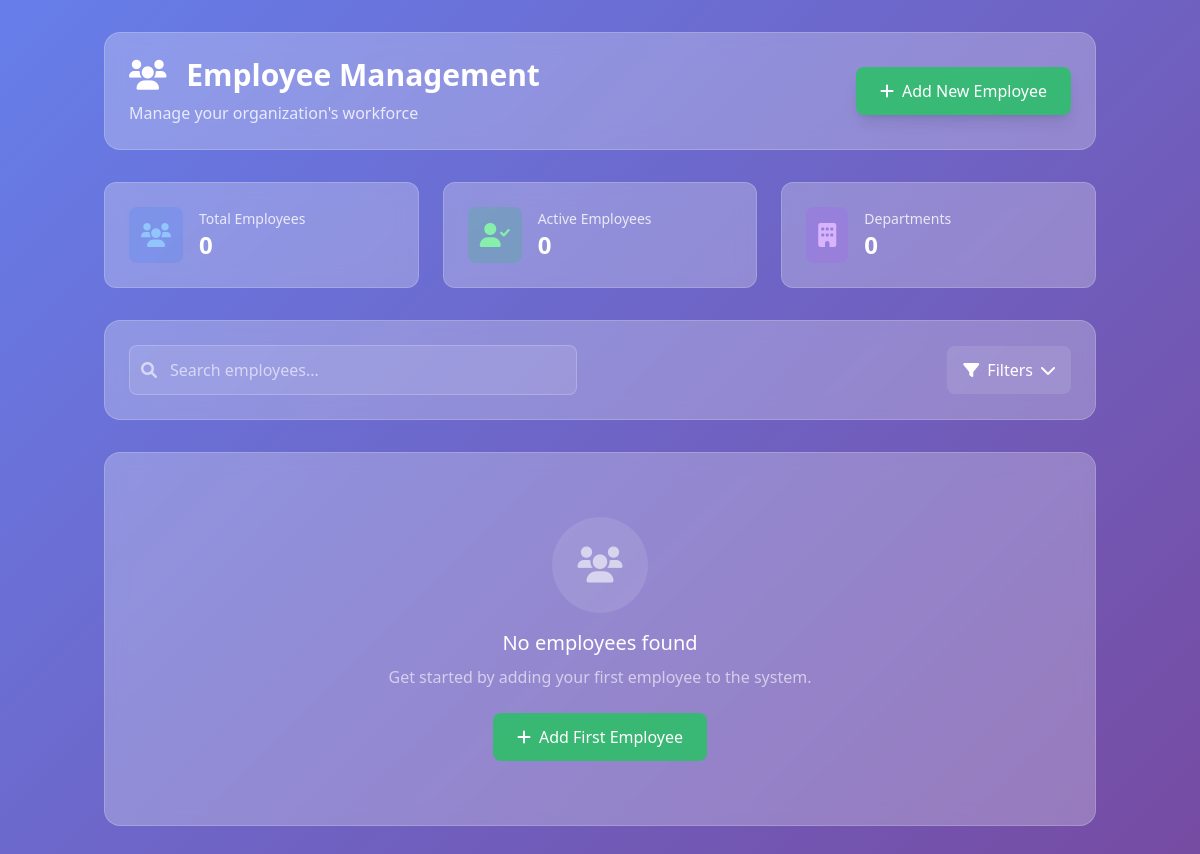
/employees/, run on an earlier commit of the app's database.
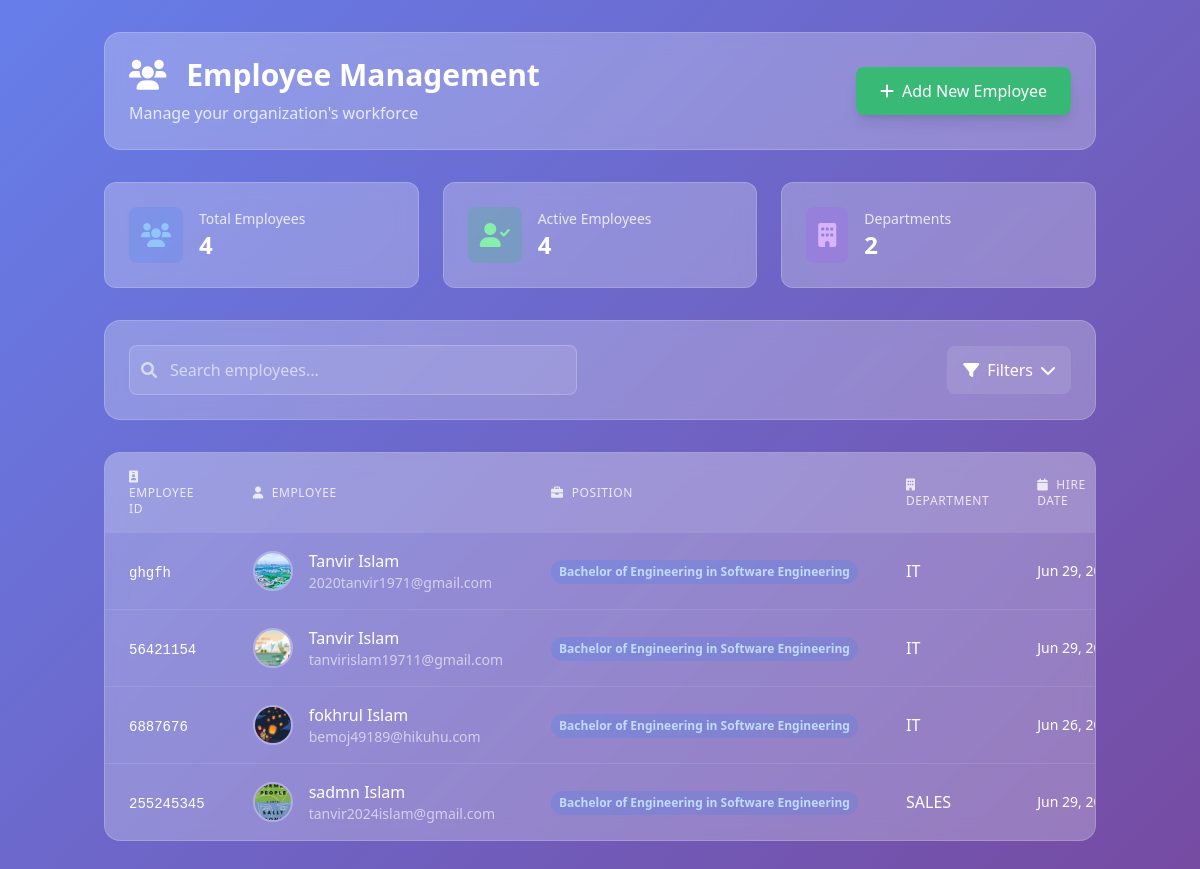
And on a later commit of the database.
### Home/models.py (models this page shows, shortened)
class baseModel(models.Model):
    created_at = models.DateTimeField(auto_now_add=True)
    updated_at = models.DateTimeField(auto_now=True)
    class Meta:
        abstract = True

class Employee(baseModel):
    DEPARTMENT_CHOICES = [
        ('HR', 'Human Resources'),
        ('IT', 'Information Technology'),
        ('FINANCE', 'Finance'),
        ('MARKETING', 'Marketing'),
        ('SALES', 'Sales'),
        ('OPERATIONS', 'Operations'),
        ('ENGINEERING', 'Engineering'),
        ('SUPPORT', 'Customer Support'),
        ('ADMIN', 'Administration'),
        ('OTHER', 'Other'),
    ]
    EMPLOYMENT_STATUS = [
        ('FULL_TIME', 'Full Time'),
        ('PART_TIME', 'Part Time'),
        ('CONTRACT', 'Contract'),
        ('INTERN', 'Intern'),
        ('FREELANCE', 'Freelance'),
    ]
    company = models.ForeignKey(CompanyInformation, on_delete=models.CASCADE, related_name='employees', verbose_name="Company")
    first_name = models.CharField(max_length=100, verbose_name="First Name")
    last_name = models.CharField(max_length=100, verbose_name="Last Name")
    email = models.EmailField(max_length=255, verbose_name="Employee Email", unique=True)
    phone = models.CharField(max_length=20, verbose_name="Phone Number", blank=True, null=True)
    employee_id = models.CharField(max_length=50, verbose_name="Employee ID", unique=True)
    position = models.CharField(max_length=100, verbose_name="Job Position")
    department = models.CharField(max_length=20, choices=DEPARTMENT_CHOICES, verbose_name="Department")
    employment_status = models.CharField(max_length=20, choices=EMPLOYMENT_STATUS, default='FULL_TIME', verbose_name="Employment Status")
    salary = models.DecimalField(max_digits=10, decimal_places=2, verbose_name="Salary", blank=True, null=True)
    hire_date = models.DateField(verbose_name="Hire Date")
    birth_date = models.DateField(verbose_name="Birth Date", blank=True, null=True)
    address = models.TextField(verbose_name="Address", blank=True, null=True)
    emergency_contact = models.CharField(max_length=100, verbose_name="Emergency Contact", blank=True, null=True)
    emergency_phone = models.CharField(max_length=20, verbose_name="Emergency Phone", blank=True, null=True)
    profile_picture = models.ImageField(upload_to='employees/', verbose_name="Profile Picture", blank=True, null=True)
    is_active = models.BooleanField(default=True, verbose_name="Is Active")
    notes = models.TextField(verbose_name="Notes", blank=True, null=True)
    class Meta:
        verbose_name = "Employee"
        verbose_name_plural = "Employees"
        ordering = ['last_name', 'first_name']

### Home/views.py (the view)
# urls.py: path('employees/', views.EmployeeList.as_view(), name='employee_list'),
class EmployeeList(ListView):
    model = Employee
    template_name = 'employee_list.html'
    context_object_name = 'employees'
    paginate_by = 20
    def get_queryset(self):
        return Employee.objects.select_related('company')
    def get_context_data(self, **kwargs):
        context = super().get_context_data(**kwargs)
        all_employees = Employee.objects.select_related('company').all()
        employees_data = []
        for employee in all_employees:
            emp_dict = model_to_dict(employee)
            emp_dict['hire_date'] = employee.hire_date.isoformat() if employee.hire_date else None
            emp_dict['birth_date'] = employee.birth_date.isoformat() if employee.birth_date else None
            emp_dict['salary'] = float(employee.salary) if employee.salary else None
            if employee.profile_picture:
                emp_dict['profile_picture'] = employee.profile_picture.url
            else:
                emp_dict['profile_picture'] = None
            if employee.company:
                emp_dict['company_name'] = employee.company.name
            else:
                emp_dict['company_name'] = None
            emp_dict['is_active'] = bool(employee.is_active)
            employees_data.append(emp_dict)
        context['employees_json'] = json.dumps(employees_data)
        return context

### Home/templates/employee_list.html (shortened to what this page needs)
<!DOCTYPE html>
<html lang="en">
<head>
    <script src="https://cdn.tailwindcss.com"></script>
    <link href="https://cdnjs.cloudflare.com/ajax/libs/font-awesome/6.0.0/css/all.min.css" rel="stylesheet">
</head>
<body class="gradient-bg min-h-screen">
    <div class="container mx-auto px-4 py-8">
        <div class="glass-effect rounded-2xl p-6 mb-8 card-hover">
            <div class="flex flex-col sm:flex-row justify-between items-start sm:items-center gap-4">
                <div>
                    <h1 class="text-3xl font-bold text-white mb-2">
                        <i class="fas fa-users mr-3"></i>
                        Employee Management
                    </h1>
                    <p class="text-white/80">Manage your organization's workforce</p>
                </div>
                <a href="{% url 'home:employee_add' %}"
                   class="inline-flex items-center px-6 py-3 bg-green-500/80 hover:bg-green-600 text-white font-medium rounded-lg transition-all duration-300 btn-hover shadow-lg">
                    <i class="fas fa-plus mr-2"></i>
                    Add New Employee
                </a>
            </div>
        </div>
        <div class="grid grid-cols-1 md:grid-cols-3 gap-6 mb-8">
            <div class="glass-effect rounded-xl p-6 card-hover">
                <div class="flex items-center">
                    <div class="p-3 bg-blue-500/20 rounded-lg">
                        <i class="fas fa-users text-2xl text-blue-300"></i>
                    </div>
                    <div class="ml-4">
                        <p class="text-white/80 text-sm">Total Employees</p>
                        <p class="text-2xl font-bold text-white">{{ employees|length }}</p>
                    </div>
                </div>
            </div>
            <div class="glass-effect rounded-xl p-6 card-hover">
                <div class="flex items-center">
                    <div class="p-3 bg-green-500/20 rounded-lg">
                        <i class="fas fa-user-check text-2xl text-green-300"></i>
                    </div>
                    <div class="ml-4">
                        <p class="text-white/80 text-sm">Active Employees</p>
                        <p class="text-2xl font-bold text-white">{{ employees|length }}</p>
                    </div>
                </div>
            </div>
            <div class="glass-effect rounded-xl p-6 card-hover">
                <div class="flex items-center">
                    <div class="p-3 bg-purple-500/20 rounded-lg">
                        <i class="fas fa-building text-2xl text-purple-300"></i>
                    </div>
                    <div class="ml-4">
                        <p class="text-white/80 text-sm">Departments</p>
                        <p class="text-2xl font-bold text-white">{% regroup employees by department as department_list %}{{ department_list|length }}</p>
                    </div>
                </div>
            </div>
        </div>
        <div class="glass-effect rounded-2xl p-6 mb-8 card-hover" x-data="{ showFilters: false }">
            <div class="flex flex-col lg:flex-row gap-4 items-center justify-between">
                <div class="flex-1 max-w-md">
                    <div class="relative">
                        <input type="text"
                               placeholder="Search employees..."
                               class="w-full pl-10 pr-4 py-3 bg-white/10 border border-white/20 rounded-lg text-white placeholder-white/60 focus:outline-none focus:ring-2 focus:ring-blue-400 focus:border-transparent">
                        <i class="fas fa-search absolute left-3 top-1/2 transform -translate-y-1/2 text-white/60"></i>
                    </div>
                </div>
                <button @click="showFilters = !showFilters"
                        class="inline-flex items-center px-4 py-3 bg-white/10 hover:bg-white/20 text-white rounded-lg transition-all duration-300">
                    <i class="fas fa-filter mr-2"></i>
                    Filters
                    <i class="fas fa-chevron-down ml-2 transform transition-transform" :class="{'rotate-180': showFilters}"></i>
                </button>
            </div>
                        {% regroup employees by department as department_list %}
        </div>
        <div class="glass-effect rounded-2xl overflow-hidden card-hover">
            {% if employees %}
                <div class="hidden lg:block overflow-x-auto">
                    <table class="min-w-full">
                        <thead class="bg-white/10">
                            <tr>
                                <th scope="col" class="px-6 py-4 text-left text-xs font-medium text-white/80 uppercase tracking-wider">
                                    <i class="fas fa-id-badge mr-2"></i>Employee ID
                                </th>
                                <th scope="col" class="px-6 py-4 text-left text-xs font-medium text-white/80 uppercase tracking-wider">
                                    <i class="fas fa-user mr-2"></i>Employee
                                </th>
                                <th scope="col" class="px-6 py-4 text-left text-xs font-medium text-white/80 uppercase tracking-wider">
                                    <i class="fas fa-briefcase mr-2"></i>Position
                                </th>
                                <th scope="col" class="px-6 py-4 text-left text-xs font-medium text-white/80 uppercase tracking-wider">
                                    <i class="fas fa-building mr-2"></i>Department
                                </th>
                                <th scope="col" class="px-6 py-4 text-left text-xs font-medium text-white/80 uppercase tracking-wider">
                                    <i class="fas fa-calendar mr-2"></i>Hire Date
                                </th>
                            </tr>
                        </thead>
                        <tbody class="divide-y divide-white/10">
                            {% for employee in employees %}
                            <tr class="table-row transition-colors duration-200">
                                <td class="px-6 py-4 whitespace-nowrap">
                                    <span class="text-white font-mono text-sm">{{ employee.employee_id }}</span>
                                </td>
                                <td class="px-6 py-4 whitespace-nowrap">
                                    <div class="flex items-center">
                                        <div class="flex-shrink-0 h-10 w-10">
                                            {% if employee.profile_picture %}
                                                <img class="h-10 w-10 rounded-full object-cover border-2 border-white/30"
                                                     src="{{ employee.profile_picture.url }}"
                                                     alt="{{ employee.first_name }} {{ employee.last_name }}">
                                            {% else %}
                                                <div class="h-10 w-10 rounded-full bg-gradient-to-br from-blue-400 to-purple-500 flex items-center justify-center border-2 border-white/30">
                                                    <span class="text-white font-medium text-sm">{{ employee.first_name|first }}{{ employee.last_name|first }}</span>
                                                </div>
                                            {% endif %}
                                        </div>
                                        <div class="ml-4">
                                            <div class="text-white font-medium">{{ employee.first_name }} {{ employee.last_name }}</div>
                                            <div class="text-white/60 text-sm">{{ employee.email|default:"No email" }}</div>
                                        </div>
                                    </div>
                                </td>
                                <td class="px-6 py-4 whitespace-nowrap">
                                    <span class="inline-flex px-2 py-1 text-xs font-semibold rounded-full bg-blue-500/20 text-blue-200">
                                        {{ employee.position }}
                                    </span>
                                </td>
                                <td class="px-6 py-4 whitespace-nowrap text-white">
                                    {{ employee.department|default:"Not assigned" }}
                                </td>
                                <td class="px-6 py-4 whitespace-nowrap text-white text-sm">
                                    {{ employee.hire_date|date:"M d, Y" }}
                                </td>
                            </tr>
                            {% endfor %}
                        </tbody>
                    </table>
                </div>
            {% else %}
                <div class="text-center py-16">
                    <div class="w-24 h-24 bg-white/10 rounded-full flex items-center justify-center mx-auto mb-4">
                        <i class="fas fa-users text-4xl text-white/60"></i>
                    </div>
                    <h3 class="text-xl font-medium text-white mb-2">No employees found</h3>
                    <p class="text-white/60 mb-6">Get started by adding your first employee to the system.</p>
                    <a href="{% url 'home:employee_add' %}"
                       class="inline-flex items-center px-6 py-3 bg-green-500/80 hover:bg-green-600 text-white font-medium rounded-lg transition-all duration-300 btn-hover">
                        <i class="fas fa-plus mr-2"></i>
                        Add First Employee
                    </a>
                </div>
            {% endif %}
        </div>
    </div>
</body>
</html>

### Home/templates/employee_list.html (style rules this page uses)
.glass-effect { background: rgba(255, 255, 255, 0.25); backdrop-filter: blur(10px); border: 1px solid rgba(255, 255, 255, 0.18); }
.gradient-bg { background: linear-gradient(135deg, #667eea 0%, #764ba2 100%); }
.card-hover { transition: all 0.3s ease; }
.btn-hover { transition: all 0.2s ease; }

What changed in the data, as far as the page shows it:
added Employee: employee_id "ghgfh", profile_picture (picture), first_name "Tanvir", last_name "Islam", email "2020tanvir1971@gmail.com", position "Bachelor of Engineering in Software Engineering", department "IT", hire_date "Jun 29,…"
added Employee: employee_id "56421154", profile_picture (picture), first_name "Tanvir", last_name "Islam", email "tanvirislam19711@gmail.com", position "Bachelor of Engineering in Software Engineering", department "IT", hire_date "Jun 29,…"
added Employee: employee_id "6887676", profile_picture (picture), first_name "fokhrul", last_name "Islam", email "bemoj49189@hikuhu.com", position "Bachelor of Engineering in Software Engineering", department "IT", hire_date "Jun 26,…"
added Employee: employee_id "255245345", profile_picture (picture), first_name "sadmn", last_name "Islam", email "tanvir2024islam@gmail.com", position "Bachelor of Engineering in Software Engineering", department "SALES", hire_date "Jun 29,…"
Also different on the page:
{{ employees|length }}: "0" → "4"
{{ department_list|length }}: "0" → "2"
text no longer shown: "No employees found Get started by adding your first employee to the system. Add First Employee"
text now shown: "EMPLOYEE ID EMPLOYEE POSITION DEPARTMENT HIRE DATE"
